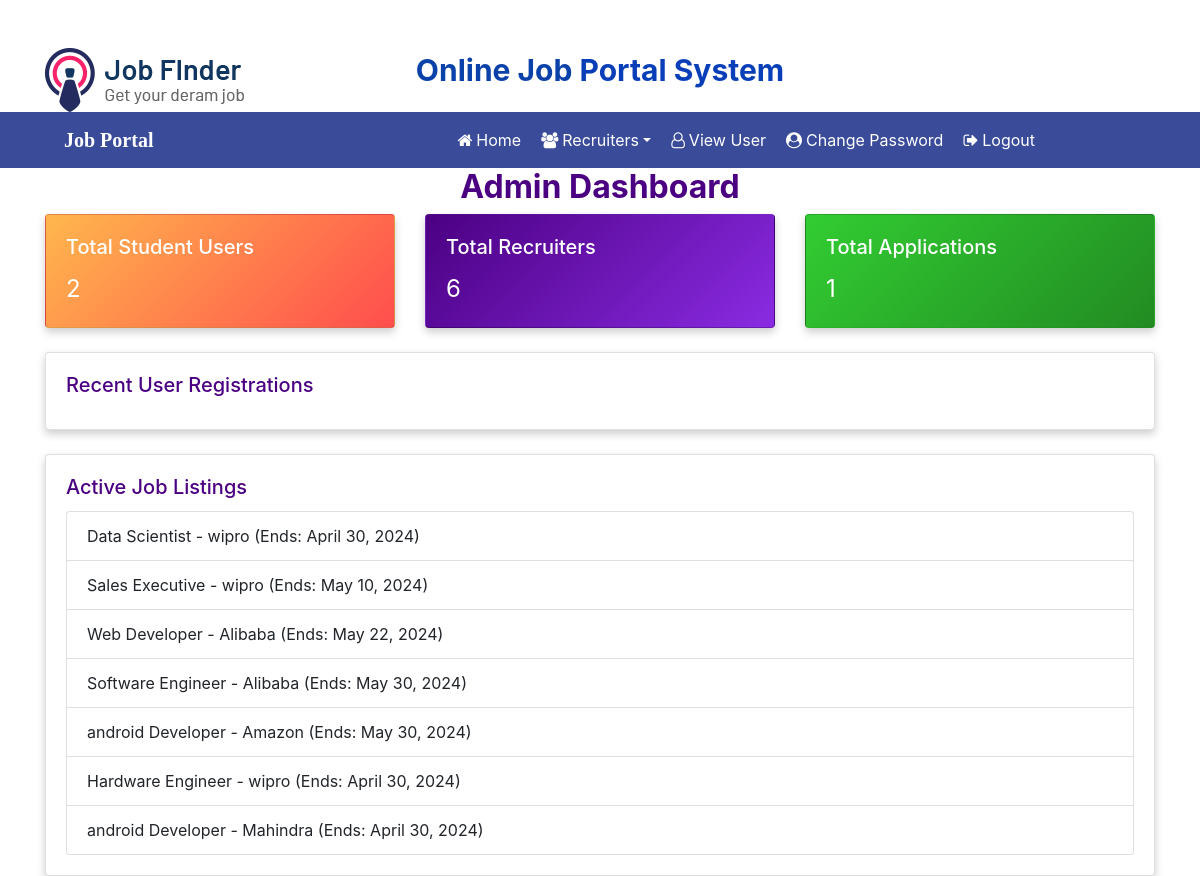
/admin_home, run on the app's committed database.
### jobportal/models.py (models this page shows, shortened)
class Job(models.Model):
    recruiter_user = models.ForeignKey(RecruiterUser, on_delete=models.CASCADE)
    start_date = models.DateField()
    end_date = models.DateField()
    title = models.CharField(max_length=100)
    salary = models.FloatField(max_length=20)
    image = models.FileField()
    description = models.CharField(max_length=300)
    experience = models.CharField(max_length=50)
    location = models.CharField(max_length=110)
    skills = models.CharField(max_length=110)
    creationdate = models.DateField()  # Corrected to DateField

class RecruiterUser(models.Model):
    user = models.ForeignKey(User, on_delete=models.CASCADE)
    mobile = models.CharField(max_length=15, null=True)
    image = models.FileField(null=True)
    gender = models.CharField(max_length=15, null=True)
    company = models.CharField(max_length=110, null=True)
    status = models.CharField(max_length=30, null=True)
    type = models.CharField(max_length=15, null=True)

### jobportal/views.py (the view)
# urls.py: path('admin_home', admin_home, name='admin_home'),
def admin_home(request):
    total_students = StudentUser.objects.count()
    total_recruiters = RecruiterUser.objects.count()
    total_applications = Apply.objects.count()
    thirty_days_ago = datetime.now() - timedelta(days=30)
    recent_users = User.objects.filter(date_joined__gte=thirty_days_ago)
    recent_jobs = Job.objects.order_by('-creationdate')[:10]  # Last 10 jobs
    context = {
        'total_students': total_students,
        'total_recruiters': total_recruiters,
        'total_applications': total_applications,
        'recent_users': recent_users,
        'recent_jobs': recent_jobs,
    }
    return render(request, 'admin_home.html', context)

### jobportal/templates/admin_home.html (shortened to what this page needs)
{% load static %}
{% block body %}
{% include 'admin_navigation.html' %}
<div class="container">
    <h1 style="text-align: center; font-size: 32px; color: rgb(75, 0, 130); font-weight: bold;">Admin Dashboard</h1>
    <div class="row">
        <div class="col-sm-4">
            <div class="card" style="background: linear-gradient(135deg, rgb(255, 183, 77), rgb(255, 77, 77)); box-shadow: 0 4px 8px 0 rgba(0, 0, 0, 0.2); transition: 0.3s;">
                <div class="card-body">
                    <h5 class="card-title" style="color: rgb(255, 255, 255);">Total Student Users</h5>
                    <p class="card-text" style="font-size: 24px; color: rgb(255, 255, 255);">{{ total_students }}</p>
                </div>
            </div>
        </div>
        <div class="col-sm-4">
            <div class="card" style="background: linear-gradient(135deg, rgb(75, 0, 130), rgb(138, 43, 226)); box-shadow: 0 4px 8px 0 rgba(0, 0, 0, 0.2); transition: 0.3s;">
                <div class="card-body">
                    <h5 class="card-title" style="color: rgb(255, 255, 255);">Total Recruiters</h5>
                    <p class="card-text" style="font-size: 24px; color: rgb(255, 255, 255);">{{ total_recruiters }}</p>
                </div>
            </div>
        </div>
        <div class="col-sm-4">
            <div class="card" style="background: linear-gradient(135deg, rgb(50, 205, 50), rgb(34, 139, 34)); box-shadow: 0 4px 8px 0 rgba(0, 0, 0, 0.2); transition: 0.3s;">
                <div class="card-body">
                    <h5 class="card-title" style="color: rgb(255, 255, 255);">Total Applications</h5>
                    <p class="card-text" style="font-size: 24px; color: rgb(255, 255, 255);">{{ total_applications }}</p>
                </div>
            </div>
        </div>
    </div>
    <div class="row mt-4">
        <div class="col-sm-12">
            <div class="card" style="box-shadow: 0 4px 8px 0 rgba(0, 0, 0, 0.2); transition: 0.3s;">
                <div class="card-body">
                    <h5 class="card-title" style="color: rgb(75, 0, 130);">Recent User Registrations</h5>
                </div>
            </div>
        </div>
    </div>
    <div class="row mt-4">
        <div class="col-sm-12">
            <div class="card" style="box-shadow: 0 4px 8px 0 rgba(0, 0, 0, 0.2); transition: 0.3s;">
                <div class="card-body">
                    <h5 class="card-title" style="color: rgb(75, 0, 130);">Active Job Listings</h5>
                    <ul class="list-group">
                        {% for job in recent_jobs %}
                            <li class="list-group-item">
                                {{ job.title }} - {{ job.recruiter_user.company }} (Ends: {{ job.end_date }})
                            </li>
                        {% endfor %}
                    </ul>
                </div>
            </div>
        </div>
    </div>
</div>
{% endblock %}

### data on the page
Job: title "Data Scientist", recruiter_user.company "wipro", end_date "April 30, 2024"
Job: title "Sales Executive", recruiter_user.company "wipro", end_date "May 10, 2024"
Job: title "Web Developer", recruiter_user.company "Alibaba", end_date "May 22, 2024"
Job: title "Software Engineer", recruiter_user.company "Alibaba", end_date "May 30, 2024"
Job: title "android Developer", recruiter_user.company "Amazon", end_date "May 30, 2024"
Job: title "Hardware Engineer", recruiter_user.company "wipro", end_date "April 30, 2024"
Job: title "android Developer", recruiter_user.company "Mahindra", end_date "April 30, 2024"

### other printed values
{{ total_students }} "2"
{{ total_recruiters }} "6"
{{ total_applications }} "1"
